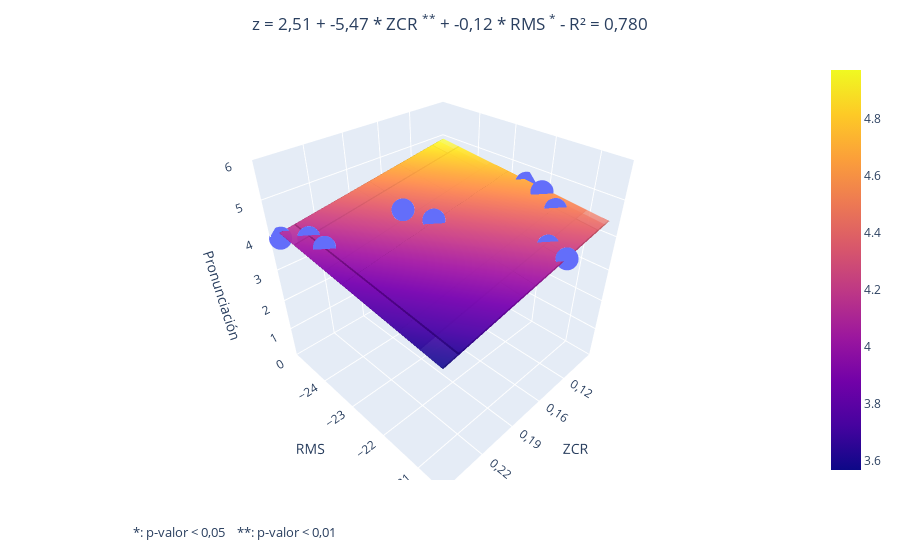

Source (notebook cell):
### Code cell
if len(dicc_model) == 2:
    import plotly.express as px
    import plotly.graph_objects as go

    # Seleccionamos solo las características seleccionadas en X
    X_selected = X[:, selected_features]

    # Entrenamos el modelo de regresión con las características seleccionadas
    regr_multivar = SMWrapper(sm.OLS)
    regr_multivar_fit = regr_multivar.fit(X_selected, y)

    # Obtenemos las predicciones del modelo para las características seleccionadas
    y_pred = regr_multivar.predict(X_selected)

    # Crear la figura
    fig = px.scatter_3d(x=X_selected[:, 0], y=X_selected[:, 1], z=y)

    # Crear el plano de regresión
    xx, yy = np.meshgrid(X_selected[:, 0], X_selected[:, 1])
    zz = regr_multivar_fit.params[0] + np.dot(np.array([xx.ravel(), yy.ravel()]).T, regr_multivar_fit.params[1:].ravel()).reshape(xx.shape)
    fig.add_trace(go.Surface(x=xx, y=yy, z=zz, opacity=0.5))

    axis_name_list = []
    # Construir la cadena de texto para la ecuación del plano
    equation = f'z = {regr_multivar_fit.params[0].round(2)}'
    for i, (key, model) in enumerate(dicc_model.items()):
        feature_name = key.replace("_model", "").upper()
        feature_name_axis = feature_name
        if feature_name == 'F0':
            feature_name = '<i>f₀</i>'
            feature_name_axis = 'f₀'
        axis_name_list.append(feature_name_axis)
        if regr_multivar_fit.pvalues[1:][i] < 0.01:
            label = '<sup>**</sup>'
        elif regr_multivar_fit.pvalues[1:][i] < 0.05:
            label = '<sup>*</sup>'
        else:
            label = ''
        equation += f' + {regr_multivar_fit.params[1:][i].round(2)} * {feature_name} {label}'
        
    equation += f' - R² = {r_squared_value:.3f}'
    equation = equation.replace('.', ',')
    
    # Centrar el título
    fig.update_layout(title=dict(text=equation, x=0.5, xanchor='center'))
    
    # Verificar si los valores en el eje x son menores que 1
    if np.any(np.abs(X_selected[:, 0]) < 1):
        # Calcular los valores de los ticks
        xaxis_tickvals = np.linspace(np.min(X_selected[:, 0]), np.max(X_selected[:, 0]), 6)[1:5]

        # Convertir los valores de los ticks a strings y reemplazar los puntos por comas
        xaxis_ticktext = [f'{val:.2f}'.replace('.', ',') for val in xaxis_tickvals]
    else:
        # Si los valores en el eje x son mayores o iguales a 1, usar el formato por defecto
        xaxis_tickvals = None
        xaxis_ticktext = None

    # Etiquetas de los ejes y rango del eje z
    fig.update_layout(scene=dict(xaxis=dict(title=axis_name_list[0], tickvals=xaxis_tickvals, ticktext=xaxis_ticktext), yaxis_title=axis_name_list[1], zaxis_title='Pronunciación', zaxis=dict(range=[0, 6]), yaxis=dict(tickvals=[-24, -23, -22, -21])))
    
    # Agrega la anotación al final
    fig.add_annotation(
        x=0.07,
        y=-0.15,
        xref="paper",
        yref="paper",
        text="*: p-valor < 0,05    **: p-valor < 0,01",
        showarrow=False,
        font=dict(
            size=13
        )
    )

    fig.write_html(
       os.path.join(PATH, TEST_FOLDER, REGGRESSION_FOLDER, PARAMETRIC_FOLDER, PRONUNCIACION_FOLDER, MALE_FOLDER, 'regresion_pronunciacion_multivariable_male.html')
    )

    fig.write_image(
       os.path.join(PATH, TEST_FOLDER, REGGRESSION_FOLDER, PARAMETRIC_FOLDER, PRONUNCIACION_FOLDER, MALE_FOLDER, 'regresion_pronunciacion_multivariable_male.png')
    )

    fig.show()

### Figure 1 — Plotly figure (JSON) as saved in the notebook; plotly's stock layout.template omitted (floating-point values rounded to 4 significant figures)
{"data": [{"hovertemplate": "x=%{x}<br>y=%{y}<br>z=%{z}<extra></extra>", "legendgroup": "", "marker": {"color": "#636efa", "symbol": "circle"}, "mode": "markers", "name": "", "scene": "scene", "showlegend": false, "type": "scatter3d", "x": [0.09805, 0.2516, 0.2392, 0.1055, 0.1851, 0.1374, 0.2398, 0.1423, 0.1727, 0.09304], "y": [-22, -25, -24, -21.5, -23.5, -21, -24.5, -20.5, -23, -22.5], "z": [4.621, 3.963, 4.065, 4.448, 4.562, 4.167, 4.071, 4.189, 4.354, 4.588]}, {"opacity": 0.5, "type": "surface", "x": [[0.09805, 0.2516, 0.2392, 0.1055, 0.1851, 0.1374, 0.2398, 0.1423, 0.1727, 0.09304], [0.09805, 0.2516, 0.2392, 0.1055, 0.1851, 0.1374, 0.2398, 0.1423, 0.1727, 0.09304], [0.09805, 0.2516, 0.2392, 0.1055, 0.1851, 0.1374, 0.2398, 0.1423, 0.1727, 0.09304], [0.09805, 0.2516, 0.2392, 0.1055, 0.1851, 0.1374, 0.2398, 0.1423, 0.1727, 0.09304], [0.09805, 0.2516, 0.2392, 0.1055, 0.1851, 0.1374, 0.2398, 0.1423, 0.1727, 0.09304], [0.09805, 0.2516, 0.2392, 0.1055, 0.1851, 0.1374, 0.2398, 0.1423, 0.1727, 0.09304], [0.09805, 0.2516, 0.2392, 0.1055, 0.1851, 0.1374, 0.2398, 0.1423, 0.1727, 0.09304], [0.09805, 0.2516, 0.2392, 0.1055, 0.1851, 0.1374, 0.2398, 0.1423, 0.1727, 0.09304], [0.09805, 0.2516, 0.2392, 0.1055, 0.1851, 0.1374, 0.2398, 0.1423, 0.1727, 0.09304], [0.09805, 0.2516, 0.2392, 0.1055, 0.1851, 0.1374, 0.2398, 0.1423, 0.1727, 0.09304]], "y": [[-22, -22, -22, -22, -22, -22, -22, -22, -22, -22], [-25, -25, -25, -25, -25, -25, -25, -25, -25, -25], [-24, -24, -24, -24, -24, -24, -24, -24, -24, -24], [-21.5, -21.5, -21.5, -21.5, -21.5, -21.5, -21.5, -21.5, -21.5, -21.5], [-23.5, -23.5, -23.5, -23.5, -23.5, -23.5, -23.5, -23.5, -23.5, -23.5], [-21, -21, -21, -21, -21, -21, -21, -21, -21, -21], [-24.5, -24.5, -24.5, -24.5, -24.5, -24.5, -24.5, -24.5, -24.5, -24.5], [-20.5, -20.5, -20.5, -20.5, -20.5, -20.5, -20.5, -20.5, -20.5, -20.5], [-23, -23, -23, -23, -23, -23, -23, -23, -23, -23], [-22.5, -22.5, -22.5, -22.5, -22.5, -22.5, -22.5, -22.5, -22.5, -22.5]], "z": [[4.588, 3.747, 3.816, 4.548, 4.112, 4.372, 3.812, 4.346, 4.179, 4.616], [4.945, 4.104, 4.172, 4.904, 4.469, 4.729, 4.169, 4.703, 4.536, 4.972], [4.826, 3.985, 4.053, 4.785, 4.35, 4.61, 4.05, 4.584, 4.417, 4.853], [4.529, 3.688, 3.756, 4.488, 4.052, 4.313, 3.752, 4.287, 4.12, 4.556], [4.767, 3.926, 3.994, 4.726, 4.29, 4.551, 3.99, 4.524, 4.358, 4.794], [4.469, 3.628, 3.697, 4.429, 3.993, 4.254, 3.693, 4.227, 4.06, 4.497], [4.885, 4.045, 4.113, 4.845, 4.409, 4.67, 4.109, 4.643, 4.477, 4.913], [4.41, 3.569, 3.637, 4.369, 3.933, 4.194, 3.634, 4.168, 4.001, 4.437], [4.707, 3.866, 3.934, 4.667, 4.231, 4.491, 3.931, 4.465, 4.298, 4.734], [4.648, 3.807, 3.875, 4.607, 4.171, 4.432, 3.871, 4.406, 4.239, 4.675]]}], "layout": {"annotations": [{"font": {"size": 13}, "showarrow": false, "text": "*: p-valor < 0,05    **: p-valor < 0,01", "x": 0.07, "xref": "paper", "y": -0.15, "yref": "paper"}], "legend": {"tracegroupgap": 0}, "margin": {"t": 60}, "scene": {"domain": {"x": [0, 1], "y": [0, 1]}, "xaxis": {"ticktext": ["0,12", "0,16", "0,19", "0,22"], "tickvals": [0.1248, 0.1565, 0.1882, 0.2199], "title": {"text": "ZCR"}}, "yaxis": {"tickvals": [-24, -23, -22, -21], "title": {"text": "RMS"}}, "zaxis": {"range": [0, 6], "title": {"text": "Pronunciación"}}}, "title": {"text": "z = 2,51 + -5,47 * ZCR <sup>**</sup> + -0,12 * RMS <sup>*</sup> - R² = 0,780", "x": 0.5, "xanchor": "center"}}}
